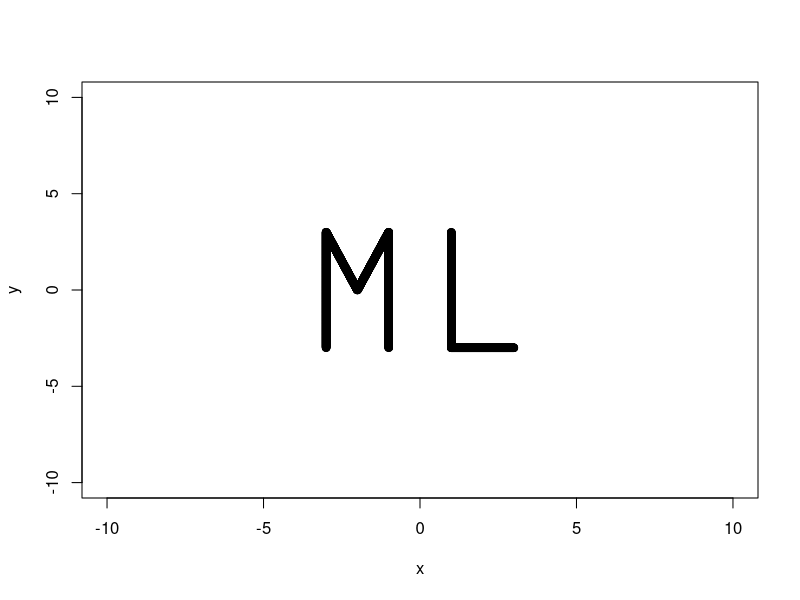
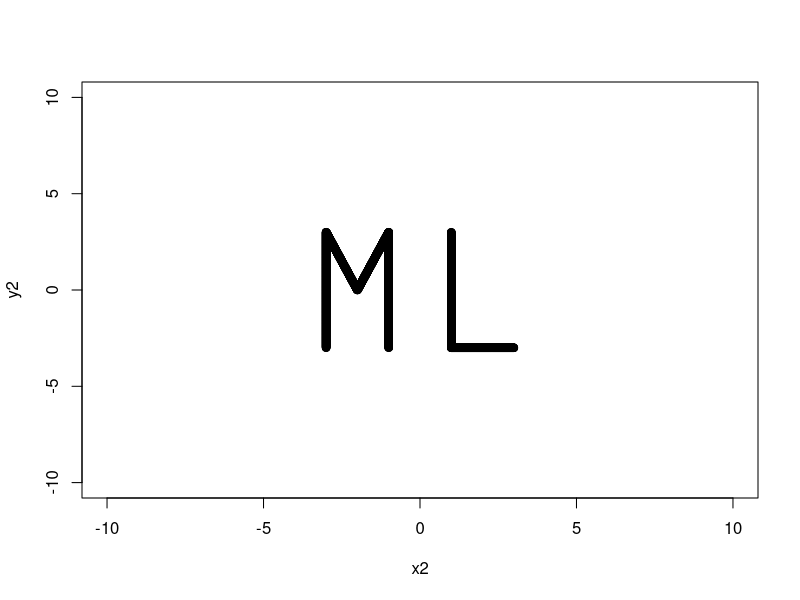
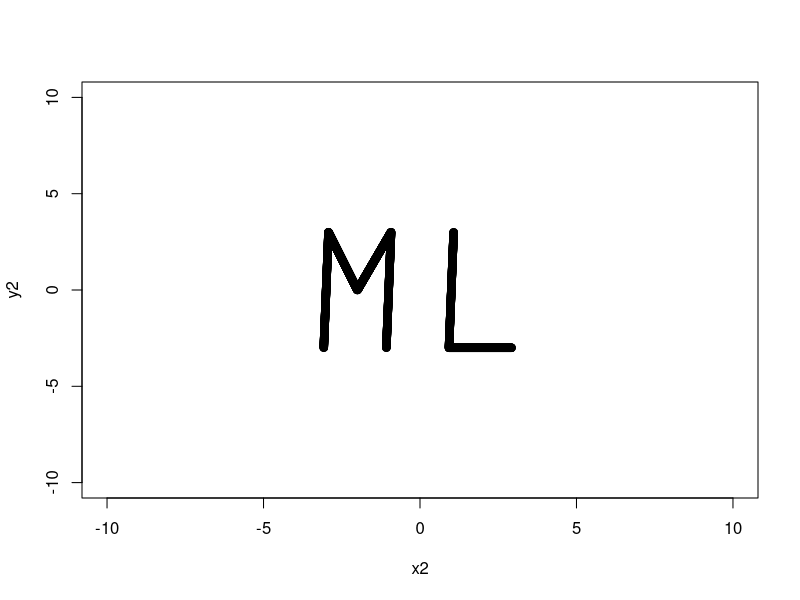
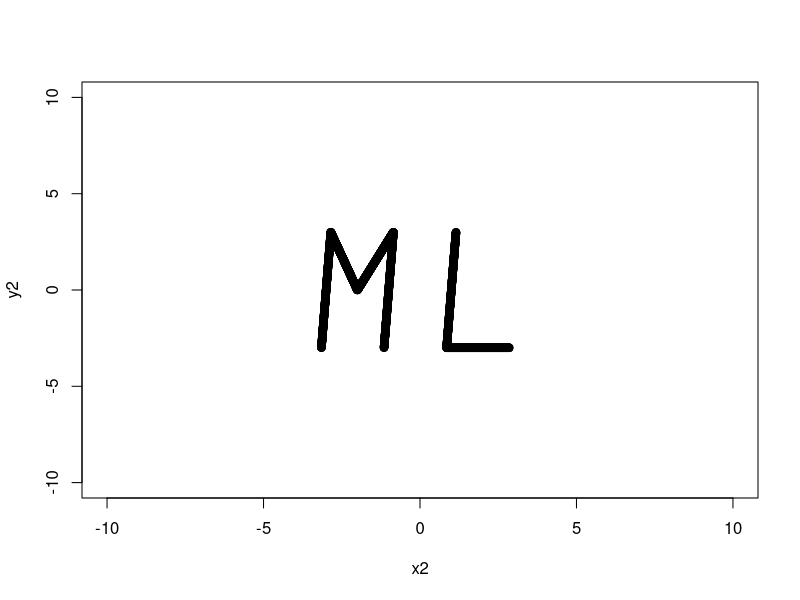
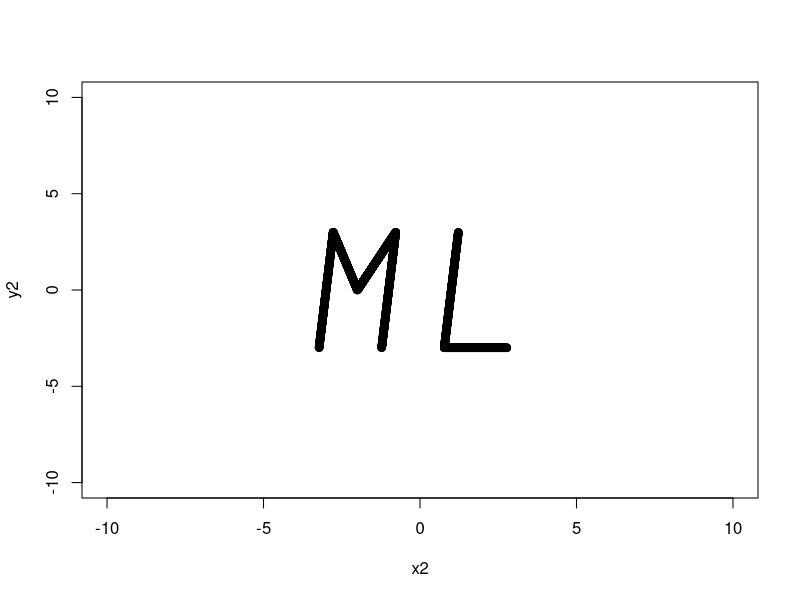
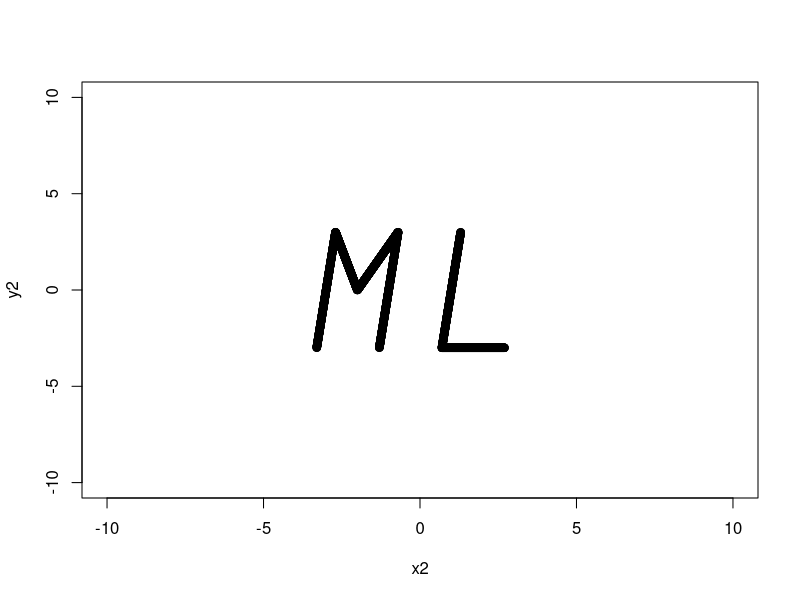
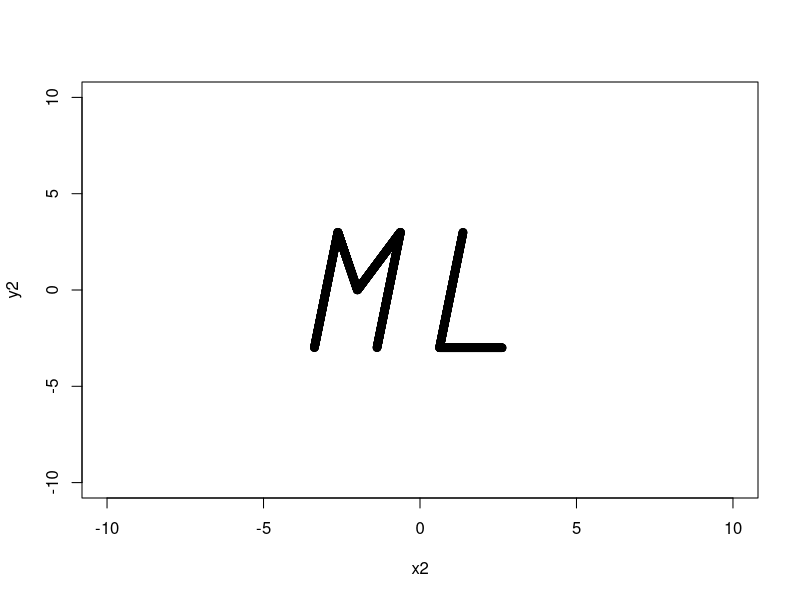
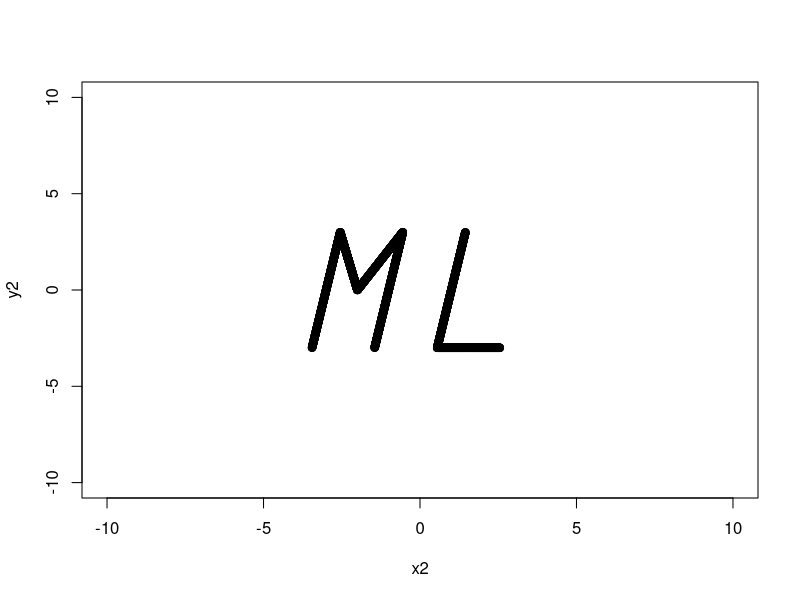

Write the R code that produced these figures, in order.
## ---- chunk 1

x=c(rep(-3,500), seq(-3,-2,length.out=500), seq(-2,-1,length.out=500), rep(-1,500), rep(1,500), seq(1,3,length.out=500))

y=c(seq(-3,3,length.out=500), seq(3,0,length.out=500), seq(0,3,length.out=500), seq(3,-3,length.out=500), seq(3,-3,length.out=500), rep(-3,500))

z=rbind(x,y)

x11()

plot(y~x, xlim=c(-10,10), ylim=c(-10,10))

for(i in 0:20) { #For loop for demonstrating shear. i = 0 to start since the directions specify that the matrix should be the identity matrix to begin.
  m2 <- matrix(c(1,0,0.025*i,1), nrow = 2, ncol = 2)
  z2 <- m2 %*% z
  x2 <- z2[1,]
  y2 <- z2[2,]

plot(y2~x2, xlim=c(-10,10), ylim=c(-10,10))
}

for(i in 1:20) { #For loop for returning to the original image.
  m2 <- matrix(c(1,0,0.5-0.025*i,1), nrow = 2, ncol = 2)
  z2 <- m2 %*% z
  x2 <- z2[1,]
  y2 <- z2[2,]

plot(y2~x2, xlim=c(-10,10), ylim=c(-10,10))
}

for(i in 1:20) { #For loop for doubling the size of the figure.
  m2 <- matrix(c(1+0.05*i,0,0,1+0.05*i), nrow = 2, ncol = 2)
  z2 <- m2 %*% z
  x2 <- z2[1,]
  y2 <- z2[2,]

plot(y2~x2, xlim=c(-10,10), ylim=c(-10,10))
}

for(i in 1:20) { #For loop for scaling back to the original size.
  m2 <- matrix(c(2-0.05*i,0,0,2-0.05*i), nrow = 2, ncol = 2)
  z2 <- m2 %*% z
  x2 <- z2[1,]
  y2 <- z2[2,]

plot(y2~x2, xlim=c(-10,10), ylim=c(-10,10))
}

for(i in 1:20) { #For loop for counterclockwise rotation around the origin, it calculates the rotation angle in degrees, then converts to radians, and then turns angle of rotation into a rotation matrix.
  d = (18 * i) * (pi / 180)
  m2 <- matrix(c(cos(d),sin(d),-sin(d),cos(d)), nrow = 2, ncol = 2)
  z2 <- m2 %*% z
  x2 <- z2[1,]
  y2 <- z2[2,]
  
plot(y2~x2, xlim=c(-10,10), ylim=c(-10,10))
}

for(i in 1:20) { #For loop for clockwise rotation around the origin.
  d = -1 * (18 * i) * (pi / 180) 
  m2 <- matrix(c(cos(d),sin(d),-sin(d),cos(d)), nrow = 2, ncol = 2) 
  z2 <- m2 %*% z
  x2 <- z2[1,]
  y2 <- z2[2,]
  
plot(y2~x2, xlim=c(-10,10), ylim=c(-10,10))
}
